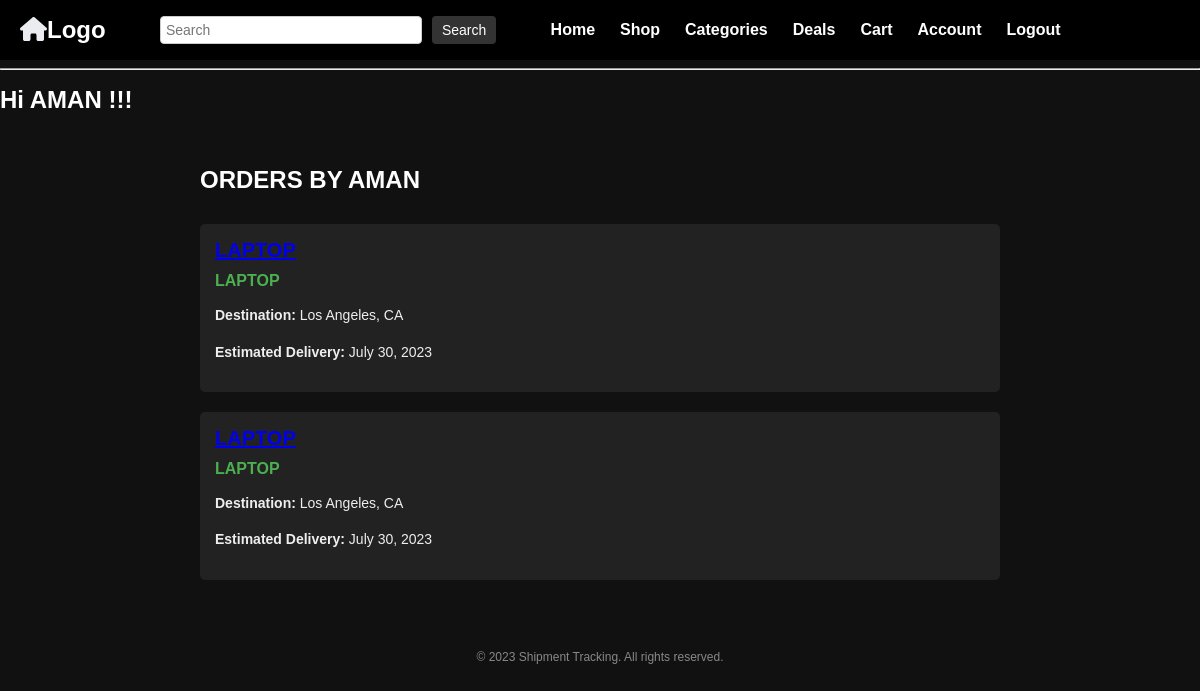
The app's page /accounts/shippment-tracking/ (signed in), older data.
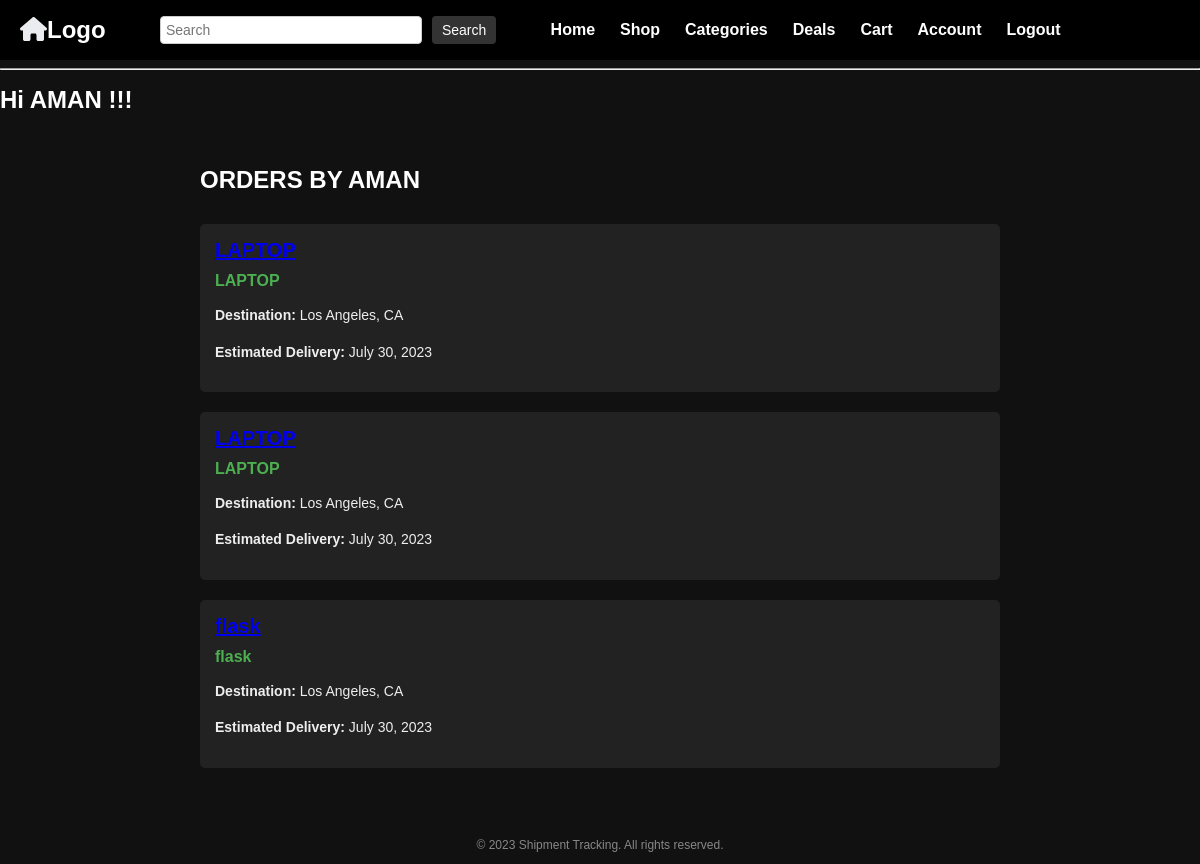
The same page, newer data.
### base/models.py (models this page shows)
class order_tracking(models.Model):
    tracking_id = models.CharField(max_length=10,null =True)
    user = models.ForeignKey(User,on_delete=models.CASCADE,null =True)
    Product = models.ForeignKey(product,null=True , on_delete= models.CASCADE)
    dlivery_status = models.ManyToManyField(status,null=True)
    created = models.DateTimeField(auto_now=True)
    updated = models.DateTimeField(auto_now_add=True)

class product(models.Model):
    price = models.BigIntegerField(null=True)
    name = models.CharField(null=True, max_length=50)
    type = models.ForeignKey(category,null =True,on_delete=models.CASCADE)
    for_sale =models.PositiveIntegerField(null = True)
    created_at = models.DateTimeField(default=timezone.now)  # Add the created_at field
    def __str__(self) -> str:
          return self.name

### user_accounts/views.py (the view)
# urls.py: path("shippment-tracking/",views.shippment_view, name="tracking"),
def shippment_view(request):
    page = "shippment"
    user = request.user
    product = orders.objects.filter(ordered_by=user)
    shippment_status_list = []
    for prod in product:
        order_status = order_tracking.objects.filter(user=user, Product=prod.name).first()
        shippment_status_list.append(order_status)
    context = {
        "list" : shippment_status_list
    }
    return render(request , "order_details.html",context)

### Templates/order_details.html (shortened to what this page needs)
{% extends 'main.html' %}
{% block content %}
<!DOCTYPE html>
<html lang="en">
    <head>
</head>
<body>
    <div class="container">
        <div class="header">
            <h1> ORDERS BY {{ request.user }}</h1>
        </div>
        {% for order_item in list %}
        <div class="shipment">
            <div class="tracking-number"><a href="{% url 'accounts:details' order_item.Product.id %}">{{ order_item.Product }}</a></div>
            <div class="status">{{order_item.Product.name}}</div>
            <div class="details">
                <p><strong>Destination:</strong> Los Angeles, CA</p>
                <p><strong>Estimated Delivery:</strong> July 30, 2023</p>
            </div>
        </div>
        {% endfor %}
        </div>
        <div class="footer">
            <p>© 2023 Shipment Tracking. All rights reserved.</p>
        </div>
</body>
</html>
{% endblock content %}

Row changes from the older to the newer data that the page shows:
added order_tracking: Product.name "flask"
